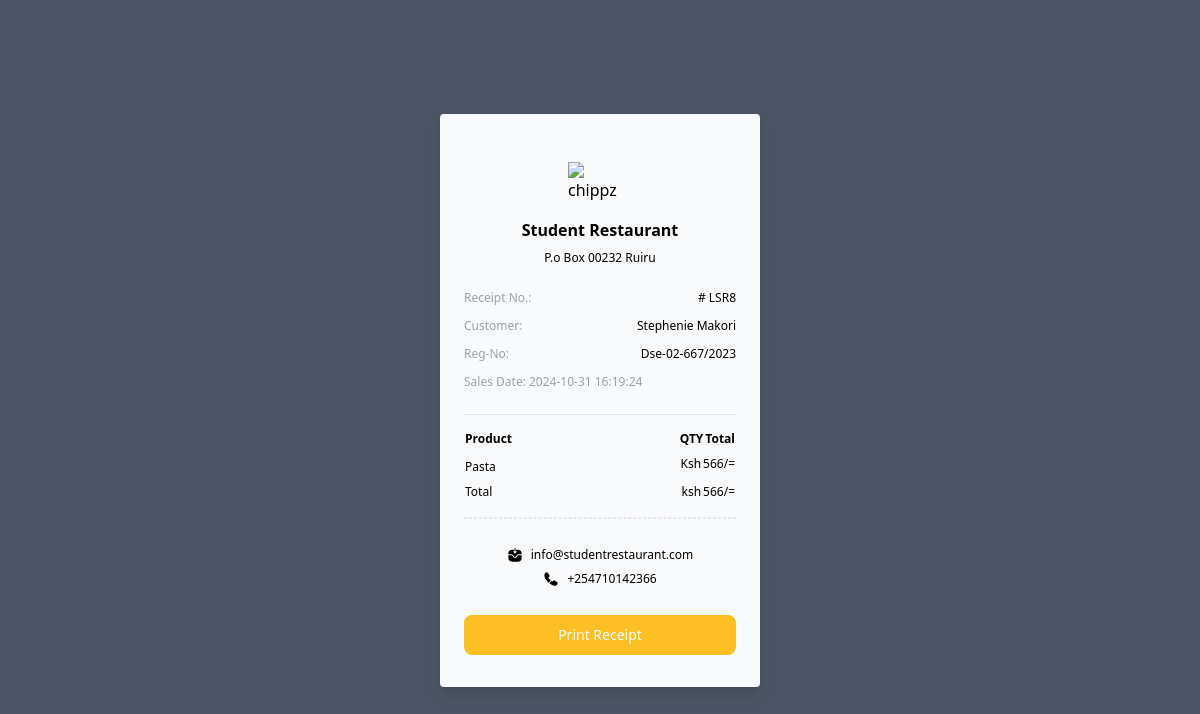
Page /Backend/Admin/receipt.php?user=8 (signed in) on the committed database.
### tables this page shows
CREATE TABLE `users` (
  `SN` int NOT NULL,
  `First_Name` varchar(100) NOT NULL,
  `Last_Name` varchar(100) NOT NULL,
  `Reg_No` varchar(50) NOT NULL,
  `Course` varchar(255) NOT NULL,
  `Email` varchar(50) NOT NULL,
  `Phone` varchar(20) NOT NULL,
  `Pass` varchar(255) NOT NULL,
  `Reg_Date` datetime NOT NULL DEFAULT CURRENT_TIMESTAMP
);

CREATE TABLE `sales` (
  `SN` int NOT NULL,
  `Reg_No` varchar(100) NOT NULL,
  `P_Name` varchar(200) NOT NULL,
  `Category` varchar(2000) NOT NULL,
  `Price` int NOT NULL,
  `P_Status` varchar(255) NOT NULL,
  `Sales_Date` datetime NOT NULL DEFAULT CURRENT_TIMESTAMP
);

### Backend/Admin/receipt.php (the view, shortened to what this page needs)
<?php
include('Databases/connect.php');
$id = $_GET["user"];
$sql ="SELECT * FROM sales WHERE SN = $id";
$result = mysqli_query($conn, $sql);
 $row = mysqli_fetch_assoc($result);
        $reg = $row["Reg_No"];
        $p_name = $row["P_Name"];
        $price = $row["Price"];
        $sales_date = $row["Sales_Date"];
    $user = "SELECT * FROM users where Reg_No = '$reg'";
    $feed = mysqli_query($conn,$user);
        $row_1 = mysqli_fetch_assoc($feed);
        $f_name =  $row_1["First_Name"];
        $l_name =  $row_1["Last_Name"];
?>
  <!DOCTYPE html>
  <html lang="en">
  <head>
    <link href="https://unpkg.com/tailwindcss@2.2.19/dist/tailwind.min.css" rel=" stylesheet">
	<link href="https://cdn.datatables.net/1.10.19/css/jquery.dataTables.min.css" rel="stylesheet">
	<link href="https://cdn.datatables.net/responsive/2.2.3/css/responsive.dataTables.min.css" rel="stylesheet">
  </head>
  <body>
<div class="flex h-screen w-full items-center justify-center bg-gray-600">
    <div class="w-80 rounded bg-gray-50 px-6 pt-8 shadow-lg">
      <img src="https://upload.wikimedia.org/wikipedia/commons/d/d5/Tailwind_CSS_Logo.svg" alt="chippz" class="mx-auto w-16 py-4" />
      <div class="flex flex-col justify-center items-center gap-2">
          <h4 class="font-semibold">Student Restaurant</h4>
          <p class="text-xs">P.o Box 00232 Ruiru</p>
      </div>
      <div class="flex flex-col gap-3 border-b py-6 text-xs">
        <p class="flex justify-between">
          <span class="text-gray-400">Receipt No.:</span>
          <span>#<?php echo'
             LSR'.$id.'
          '; ?></span>
        </p>
        <p class="flex justify-between">
          <span class="text-gray-400">Customer:</span>
          <span><?php echo' '.$f_name.' '.$l_name.''; ?></span>
        </p>
        <p class="flex justify-between">
          <span class="text-gray-400">Reg-No:</span>
          <span><?php echo''.$reg.''; ?></span>
        </p>
        <p class="flex justify-between">
          <span class="text-gray-400">Sales Date:<span>
          <span><?php echo''.$sales_date.''; ?></span>
        </p>
      </div>
      <div class="flex flex-col gap-3 pb-6 pt-2 text-xs">
        <table class="w-full text-left">
          <thead>
            <tr class="flex">
              <th class="w-full py-2">Product</th>
              <th class="min-w-[44px] py-2">QTY</th>
              <th class="min-w-[44px] py-2">Total</th>
            </tr>
          </thead>
          <tbody>
            <tr class="flex">
              <td class="flex-1 py-1"><?php echo''.$p_name.''?></td>
              <td class="min-w-[44px]">Ksh</td>
              <td class="min-w-[44px]"><?php echo''.$price.'';?>/=</td>
            </tr>
            <tr class="flex py-1">
              <td class="flex-1">Total</td>
              <td class="min-w-[44px]">ksh</td>
              <td class="min-w-[44px]"><?php echo''.$price.'';?>/=</td>
            </tr>
          </tbody>
        </table>
        <div class=" border-b border border-dashed"></div>
        <div class="py-4 justify-center items-center flex flex-col gap-2">
          <p class="flex gap-2"> info@studentrestaurant.com</p>
          <p class="flex gap-2"> +254710142366</p>
        </div>
        <button onclick="window.print()" type="button" class="focus:outline-none text-white bg-yellow-400 hover:bg-yellow-500 focus:ring-4 focus:ring-yellow-300 font-medium rounded-lg text-sm px-5 py-2.5 me-2 mb-2 dark:focus:ring-yellow-900">Print Receipt</button>
      </div>
    </div>
  </div>
  </body>
  </html>

### rows in the picture
users: First_Name "Stephenie", Last_Name "Makori"
sales: Reg_No "Dse-02-667/2023", Sales_Date "2024-10-31 16:19:24", P_Name "Pasta", Price "566"

### other values in the picture
$id "8"
